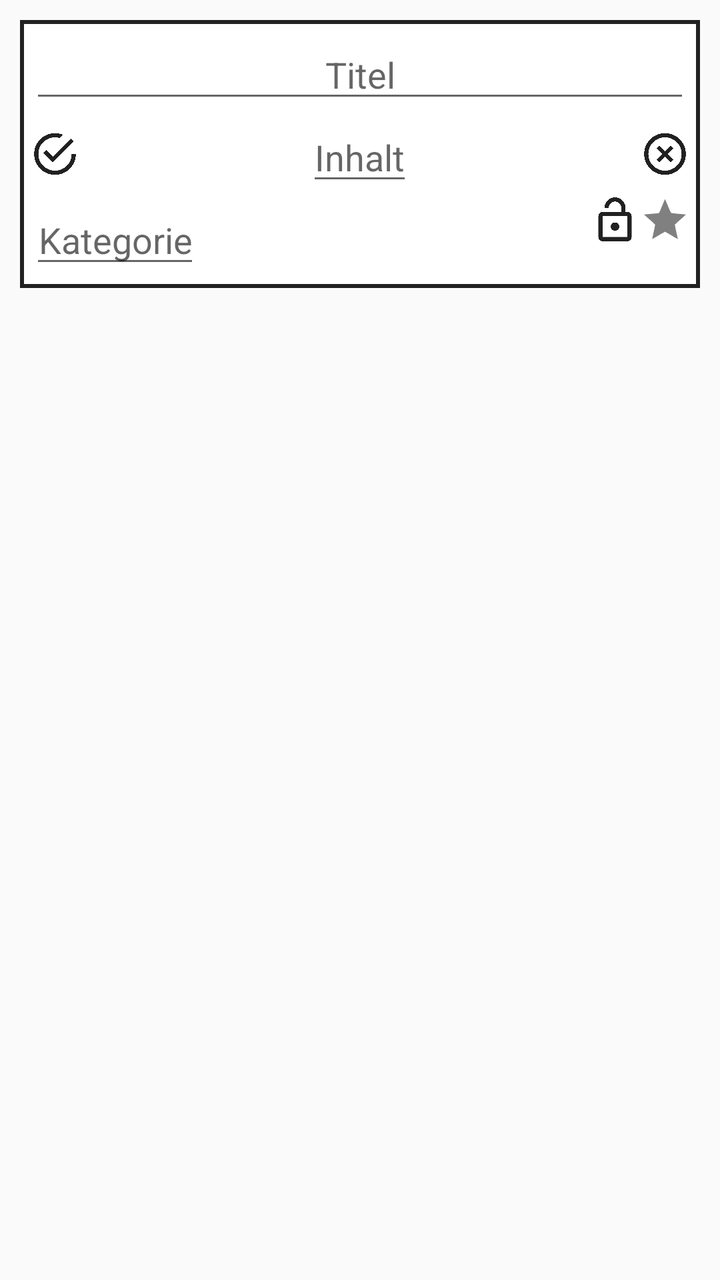
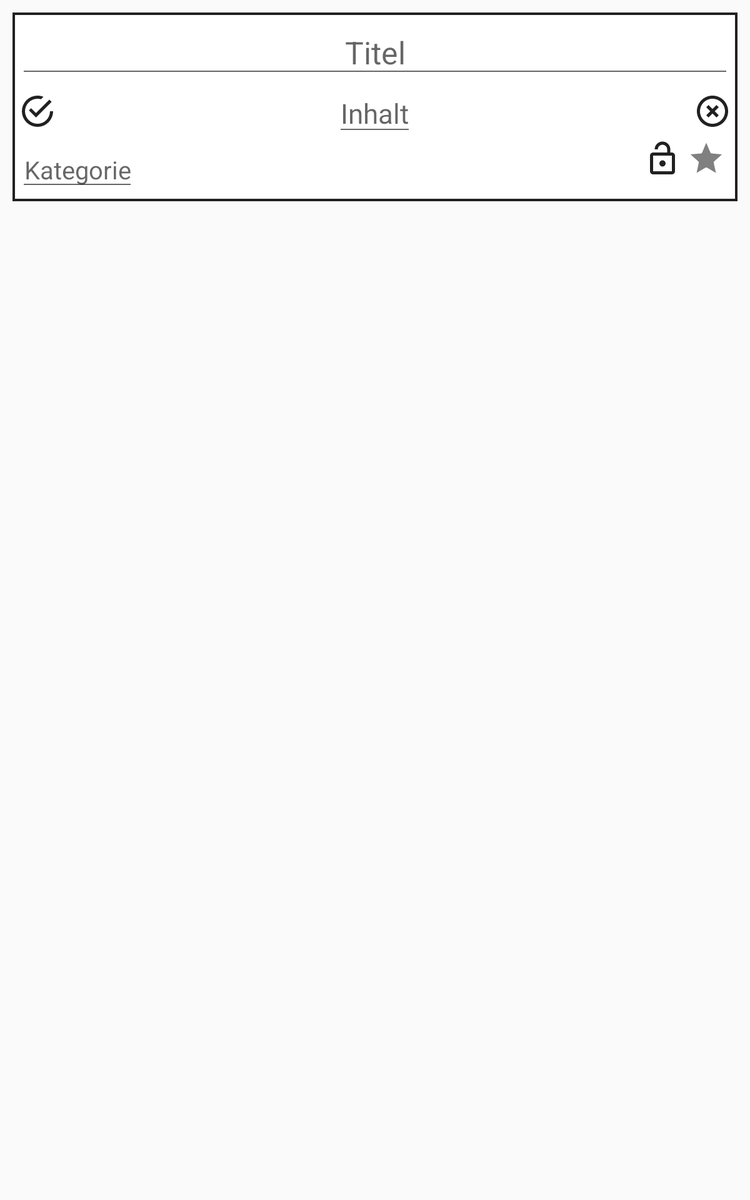

Compare how this app lays out the same screen by default and in its alternative resource folder. The renders come first, then the two layout files and the values they reference.
<!-- AndroidManifest.xml: application theme AppTheme -->
<!-- res/layout/neuesmemo.xml -->
<?xml version="1.0" encoding="utf-8"?>
<RelativeLayout xmlns:android="http://schemas.android.com/apk/res/android"
    xmlns:app="http://schemas.android.com/apk/res-auto"
    xmlns:tools="http://schemas.android.com/tools"
    android:id="@+id/layoutmain"
    android:layout_width="match_parent"
    android:layout_height="match_parent"
    android:background="@android:color/transparent"
    android:theme="@style/AppTheme"
    android:layout_margin="10dp"
    tools:context="de.kruemelopment.org.memo_sql.MainActivity">

    <RelativeLayout
        android:id="@+id/relativeLayout"
        android:layout_width="match_parent"
        android:layout_height="wrap_content"
        android:layout_alignParentTop="true"
        android:layout_centerHorizontal="true"
        android:background="@drawable/card">


        <ImageView
            android:id="@+id/imageView8"
            android:layout_width="25dp"
            android:layout_height="25dp"
            android:layout_below="@+id/editText3"
            android:layout_alignParentEnd="true"
            app:srcCompat="@drawable/stargrey" />

        <ImageView
            android:id="@+id/imageView6"
            android:layout_width="25dp"
            android:layout_height="wrap_content"
            android:layout_alignTop="@+id/editText3"
            android:layout_alignBottom="@+id/editText3"
            android:layout_alignParentEnd="true"
            android:layout_centerVertical="true"
            app:srcCompat="@drawable/close_circle_outline" />

        <ImageView
            android:id="@+id/imageView4"
            android:layout_width="25dp"
            android:layout_height="wrap_content"
            android:layout_alignTop="@+id/editText3"
            android:layout_alignBottom="@+id/editText3"
            android:layout_centerVertical="true"
            app:srcCompat="@drawable/checkbox_marked_circle_outline" />

        <EditText
            android:id="@+id/editText3"
            android:layout_width="wrap_content"
            android:layout_height="wrap_content"
            android:layout_below="@+id/editText"
            android:layout_centerHorizontal="true"
            android:layout_marginLeft="30dp"
            android:layout_marginRight="30dp"
            android:gravity="center"
            android:hint="@string/content"
            android:inputType="textMultiLine"
            android:maxHeight="300dp"
            android:textColor="?android:attr/textColorPrimary" />

        <EditText
            android:id="@+id/editText"
            android:layout_width="wrap_content"
            android:layout_height="wrap_content"
            android:layout_alignParentStart="true"
            android:layout_alignParentTop="true"
            android:layout_alignParentEnd="true"
            android:gravity="center"
            android:hint="@string/title"
            android:inputType="text"
            android:textColor="@color/colorAccent" />

        <AutoCompleteTextView
            android:id="@+id/editText2"
            android:layout_width="wrap_content"
            android:layout_height="wrap_content"
            android:layout_below="@+id/editText3"
            android:layout_alignParentStart="false"
            android:layout_alignParentTop="false"
            android:gravity="center"
            android:hint="@string/categorie"
            android:textColor="?android:attr/textColorSecondary"
            android:imeOptions="actionDone"
            android:inputType="text|textAutoComplete"
            android:maxEms="8" />

        <ImageView
            android:id="@+id/imageView13"
            android:layout_width="25dp"
            android:layout_height="25dp"
            android:layout_below="@+id/editText3"
            android:layout_alignBaseline="@+id/imageView8"
            android:layout_toStartOf="@+id/imageView8"
            app:srcCompat="@drawable/lock_open_outline" />

        <EditText
            android:id="@+id/editText4"
            android:layout_width="wrap_content"
            android:layout_height="wrap_content"
            android:layout_below="@+id/imageView13"
            android:layout_alignParentEnd="true"
            android:hint="@string/password"
            android:inputType="textPassword"
            android:maxEms="10"
            android:minEms="5"
            android:textColor="?android:attr/textColorPrimary"
            android:textSize="10sp"
            android:visibility="gone" />

    </RelativeLayout>


</RelativeLayout>
<!-- resources referenced by this layout -->
<resources>
  <color name="colorAccent">#007B17</color>
  <!-- drawable card (drawable) -->
  <?xml version="1.0" encoding="utf-8"?>
  <selector xmlns:android="http://schemas.android.com/apk/res/android">
  <item>
      <shape>
          <solid android:color="@color/wbackground"/>
          <stroke android:width="2dp" android:color="@color/textColorReference"/>
          <corners android:radius="0dp"/>
          <padding android:bottom="5dp" android:left="5dp" android:right="5dp" android:top="5dp"/>
  
      </shape>
  </item>
  </selector>
  <!-- drawable checkbox_marked_circle_outline (drawable) -->
  <vector xmlns:android="http://schemas.android.com/apk/res/android"
      android:height="24dp"
      android:width="24dp"
      android:viewportWidth="24"
      android:viewportHeight="24">
      <path android:fillColor="@color/textColorReference" android:pathData="M20,12A8,8 0 0,1 12,20A8,8 0 0,1 4,12A8,8 0 0,1 12,4C12.76,4 13.5,4.11 14.2,4.31L15.77,2.74C14.61,2.26 13.34,2 12,2A10,10 0 0,0 2,12A10,10 0 0,0 12,22A10,10 0 0,0 22,12M7.91,10.08L6.5,11.5L11,16L21,6L19.59,4.58L11,13.17L7.91,10.08Z" />
  </vector>
  <!-- drawable close_circle_outline (drawable) -->
  <vector xmlns:android="http://schemas.android.com/apk/res/android"
      android:height="24dp"
      android:width="24dp"
      android:viewportWidth="24"
      android:viewportHeight="24">
      <path android:fillColor="@color/textColorReference" android:pathData="M12,20C7.59,20 4,16.41 4,12C4,7.59 7.59,4 12,4C16.41,4 20,7.59 20,12C20,16.41 16.41,20 12,20M12,2C6.47,2 2,6.47 2,12C2,17.53 6.47,22 12,22C17.53,22 22,17.53 22,12C22,6.47 17.53,2 12,2M14.59,8L12,10.59L9.41,8L8,9.41L10.59,12L8,14.59L9.41,16L12,13.41L14.59,16L16,14.59L13.41,12L16,9.41L14.59,8Z" />
  </vector>
  <!-- drawable lock_open_outline (drawable) -->
  <vector xmlns:android="http://schemas.android.com/apk/res/android"
      android:height="24dp"
      android:width="24dp"
      android:viewportWidth="24"
      android:viewportHeight="24">
      <path android:fillColor="@color/textColorReference" android:pathData="M18,20V10H6V20H18M18,8A2,2 0 0,1 20,10V20A2,2 0 0,1 18,22H6C4.89,22 4,21.1 4,20V10A2,2 0 0,1 6,8H15V6A3,3 0 0,0 12,3A3,3 0 0,0 9,6H7A5,5 0 0,1 12,1A5,5 0 0,1 17,6V8H18M12,17A2,2 0 0,1 10,15A2,2 0 0,1 12,13A2,2 0 0,1 14,15A2,2 0 0,1 12,17Z" />
  </vector>
  <string name="categorie">Kategorie</string>
  <string name="content">Inhalt</string>
  <string name="password">Passwort</string>
  <string name="title">Titel</string>
  <style name="AppTheme" parent="Theme.AppCompat.DayNight.DarkActionBar">
          
          <item name="colorPrimary">@color/colorPrimary</item>
          <item name="colorPrimaryDark">@color/colorPrimary</item>
          <item name="colorAccent">@color/colorAccent</item>
          <item name="windowActionBar">false</item>
          <item name="windowNoTitle">true</item>
      </style>
  <color name="wbackground">?attr/colorBackgroundFloating</color>
  <color name="textColorReference">?android:attr/textColorPrimary</color>
  <color name="colorPrimary">#007b17</color>
</resources>
<!-- res/layout-sw600dp/neuesmemo.xml (the repository's variant of the layout above) -->
<!-- drawn on a 7-inch tablet held upright -->
<?xml version="1.0" encoding="utf-8"?>
<RelativeLayout xmlns:android="http://schemas.android.com/apk/res/android"
    xmlns:app="http://schemas.android.com/apk/res-auto"
    xmlns:tools="http://schemas.android.com/tools"
    android:id="@+id/layoutmain"
    android:layout_width="match_parent"
    android:layout_height="match_parent"
    android:background="@android:color/transparent"
    android:layout_margin="10dp"
    android:theme="@style/AppTheme"
    tools:context="de.kruemelopment.org.memo_sql.MainActivity">

    <RelativeLayout
        android:id="@+id/relativeLayout"
        android:layout_width="match_parent"
        android:layout_height="wrap_content"
        android:layout_alignParentTop="true"
        android:layout_centerHorizontal="true"
        android:background="@drawable/card">


        <ImageView
            android:id="@+id/imageView8"
            android:layout_width="30dp"
            android:layout_height="30dp"
            android:layout_below="@+id/editText3"
            android:layout_alignParentEnd="true"
            android:layout_marginStart="5dp"
            android:layout_marginEnd="5dp"
            app:srcCompat="@drawable/stargrey" />

        <ImageView
            android:id="@+id/imageView6"
            android:layout_width="30dp"
            android:layout_height="30dp"
            android:layout_alignParentEnd="true"
            android:layout_alignTop="@+id/editText3"
            android:layout_alignBottom="@+id/editText3"
            android:layout_centerVertical="true"
            app:srcCompat="@drawable/close_circle_outline" />

        <ImageView
            android:id="@+id/imageView4"
            android:layout_width="30dp"
            android:layout_height="30dp"
            android:layout_alignTop="@+id/editText3"
            android:layout_alignBottom="@+id/editText3"
            android:layout_centerVertical="true"
            app:srcCompat="@drawable/checkbox_marked_circle_outline" />

        <EditText
            android:id="@+id/editText3"
            android:layout_width="wrap_content"
            android:layout_height="wrap_content"
            android:layout_below="@+id/editText"
            android:layout_centerHorizontal="true"
            android:layout_marginLeft="30dp"
            android:layout_marginRight="30dp"
            android:gravity="center"
            android:hint="@string/content"
            android:inputType="textMultiLine"
            android:maxHeight="300dp"
            android:textColor="?android:attr/textColorPrimary"
            android:textSize="22sp" />

        <EditText
            android:id="@+id/editText"
            android:layout_width="wrap_content"
            android:layout_height="wrap_content"
            android:layout_alignParentStart="true"
            android:layout_alignParentTop="true"
            android:layout_alignParentEnd="true"
            android:gravity="center"
            android:hint="@string/title"
            android:inputType="text"
            android:textColor="@color/colorAccent"
            android:textSize="25sp" />

        <AutoCompleteTextView
            android:id="@+id/editText2"
            android:layout_width="wrap_content"
            android:layout_height="wrap_content"
            android:layout_below="@+id/editText3"
            android:layout_alignParentStart="false"
            android:layout_alignParentTop="false"
            android:gravity="center"
            android:hint="@string/categorie"
            android:imeOptions="actionDone"
            android:textColor="?android:attr/textColorSecondary"
            android:inputType="text|textAutoComplete"
            android:maxEms="10"
            android:textSize="20sp" />

        <ImageView
            android:id="@+id/imageView13"
            android:layout_width="30dp"
            android:layout_height="30dp"
            android:layout_below="@id/editText3"
            android:layout_alignBaseline="@+id/imageView8"
            android:layout_toStartOf="@+id/imageView8"
            app:srcCompat="@drawable/lock_open_outline" />

        <EditText
            android:id="@+id/editText4"
            android:layout_width="wrap_content"
            android:layout_height="wrap_content"
            android:layout_below="@+id/imageView13"
            android:layout_alignParentEnd="true"
            android:hint="@string/password"
            android:inputType="textPassword"
            android:maxEms="10"
            android:minEms="5"
            android:textColor="?android:attr/textColorPrimary"
            android:textSize="10sp"
            android:visibility="gone" />


    </RelativeLayout>


</RelativeLayout>
